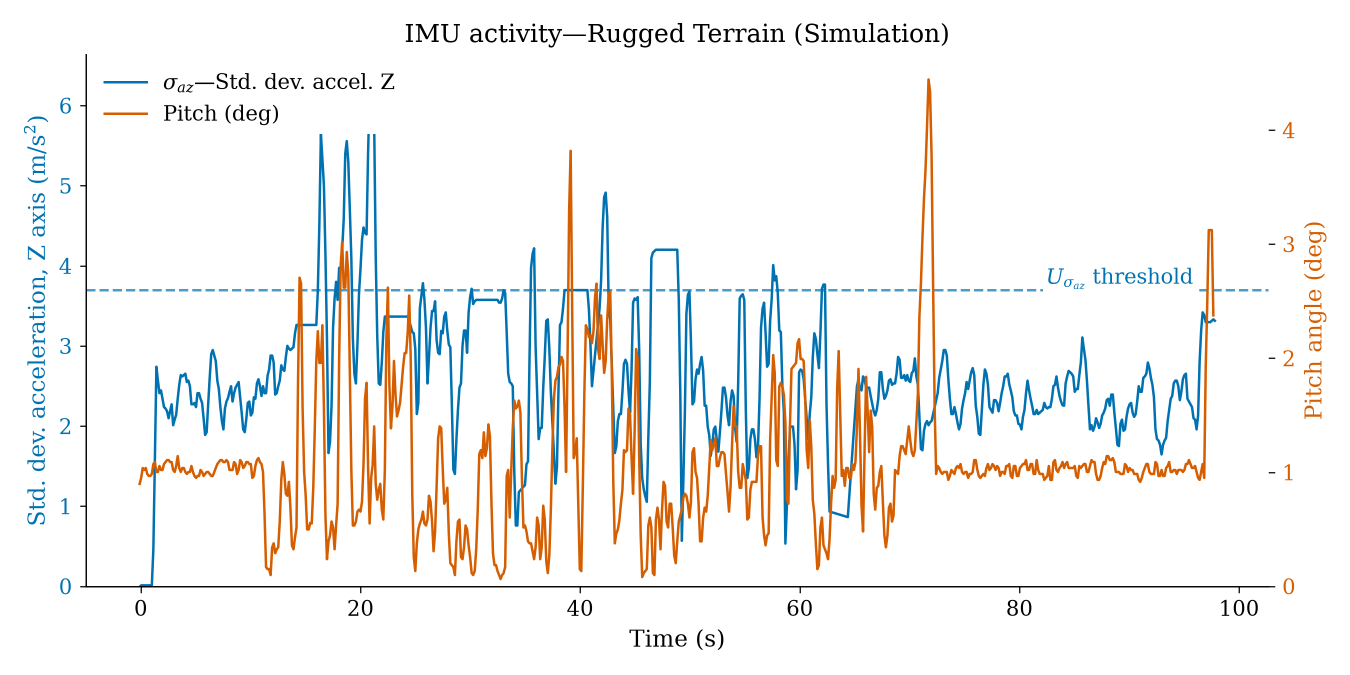
#> input picture assets/GRAPH_IMU.png, 2700 x 1350 px, found by its file name (shown at 1/2 size)
$ python extract_graph_imu_sim.py
#> lines starting #> are read from the running program, lines starting #| are printed output that depends on the picture; after the words box and inside, x2 and y2 are one past the last pixel; in counts of white or black regions, pixels touching at a corner belong together
"""Vectorizes assets/GRAPH_IMU.png / GRAPH_IMU2.png (simulation) -> experiments/_plotting/
vectorized/graph_imu.csv / graph_imu2.csv

R02-01-05 §2 (F-04): both figures are single-axis line plots (matplotlib defaults: tab:blue
(31,119,180) "Standar dev accel z", tab:orange (255,127,14) "Pitch angle"), NOT the categorical
heatmap the already-closed physical F-05 fix turned out to be -- confirmed by direct visual
inspection, do not confuse the two (see vectorized/README.md's Group C note). No raw per-timestep
acceleration/pitch CSV exists in familia_c1_terreno_rugoso/familia_c2_pendiente (confirmed by
Informe 2 F-Data-04/05), so both full curves are vectorized by pixel color, per D-1/D-8 (full
series, not just cited peak events).

Axis calibration: gridlines are solid light gray (176,176,176), NOT dashed -- a higher color-match
tolerance than the dashed-gridline scripts elsewhere in this project. x: 6 ticks (0,20,40,60,80,100
s). y: 8 ticks (0,2,4,...,14, shared unit axis in the original, mixed m/s^2 and degrees -- see
imu_dual_axis.py for the double-axis fix applied on re-plotting).

Per column, the line's data value = the vertical CENTROID of that column's color-matched pixels
(not the topmost pixel, unlike a step/ECDF extractor) -- appropriate for a moderately-thin
(~2px) continuous line trace, confirmed by checking centroid vs. raw pixel spread on a handful of
columns (spread stayed within +-1 row, i.e. sub-0.05-unit noise at this scale).
"""
from __future__ import annotations

import os
import sys

import numpy as np
import pandas as pd
from PIL import Image

sys.path.insert(0, os.path.dirname(os.path.abspath(__file__)))
from color_extract import color_mask  # noqa: E402

BLUE = (31, 119, 180)
ORANGE = (255, 127, 14)


def _gridlines(arr: np.ndarray, plot_y0: int, plot_y1: int, plot_x0: int, plot_x1: int):
    is_gray = ((np.abs(arr[:, :, 0].astype(int) - 176) < 6)
               & (np.abs(arr[:, :, 1].astype(int) - 176) < 6)
               & (np.abs(arr[:, :, 2].astype(int) - 176) < 6))
    colfrac = is_gray[plot_y0:plot_y1, :].mean(axis=0)
    cols = np.where(colfrac > 0.3)[0]
    xg = [int(np.mean(g)) for g in np.split(cols, np.where(np.diff(cols) > 3)[0] + 1)]
    rowfrac = is_gray[:, plot_x0:plot_x1].mean(axis=1)
    rows = np.where(rowfrac > 0.3)[0]
    yg = [int(np.mean(g)) for g in np.split(rows, np.where(np.diff(rows) > 3)[0] + 1)]
    return xg, yg


def _spine_x_range(arr: np.ndarray) -> tuple[int, int]:
    """Left/right axes-box spine columns -- the plot area extends a bit past the last labeled
    gridline (matplotlib's default margin), so the color-extraction scan must use these, not the
    gridline extent, or it silently truncates any data past the last tick (caught here: GRAPH_IMU2's
    late-run pitch peak sits at x=856, beyond its last gridline at x=821)."""
    black = arr.max(axis=2) < 60
    cols = np.where(black.sum(axis=0) > 0.5 * arr.shape[0])[0]
    return int(cols.min()), int(cols.max())


def extract(image_path: str, x_ticks_val: list[float], y_ticks_val: list[float],
            legend_box: tuple[int, int, int, int]) -> pd.DataFrame:
#> called with image_path = 'assets/GRAPH_IMU.png', legend_box = (705, 745, 85, 150)
    arr = np.array(Image.open(image_path).convert("RGB"))
    h, w, _ = arr.shape
#> h = 1350; w = 2700
    xg, yg = _gridlines(arr, plot_y0=int(h * 0.13), plot_y1=int(h * 0.9),
                        plot_x0=int(w * 0.13), plot_x1=int(w * 0.9))
#> in _gridlines, `is_gray = ((np.abs(arr[:, :, 0].astype(int) - 176) < 6) & (np.abs(arr[..`:
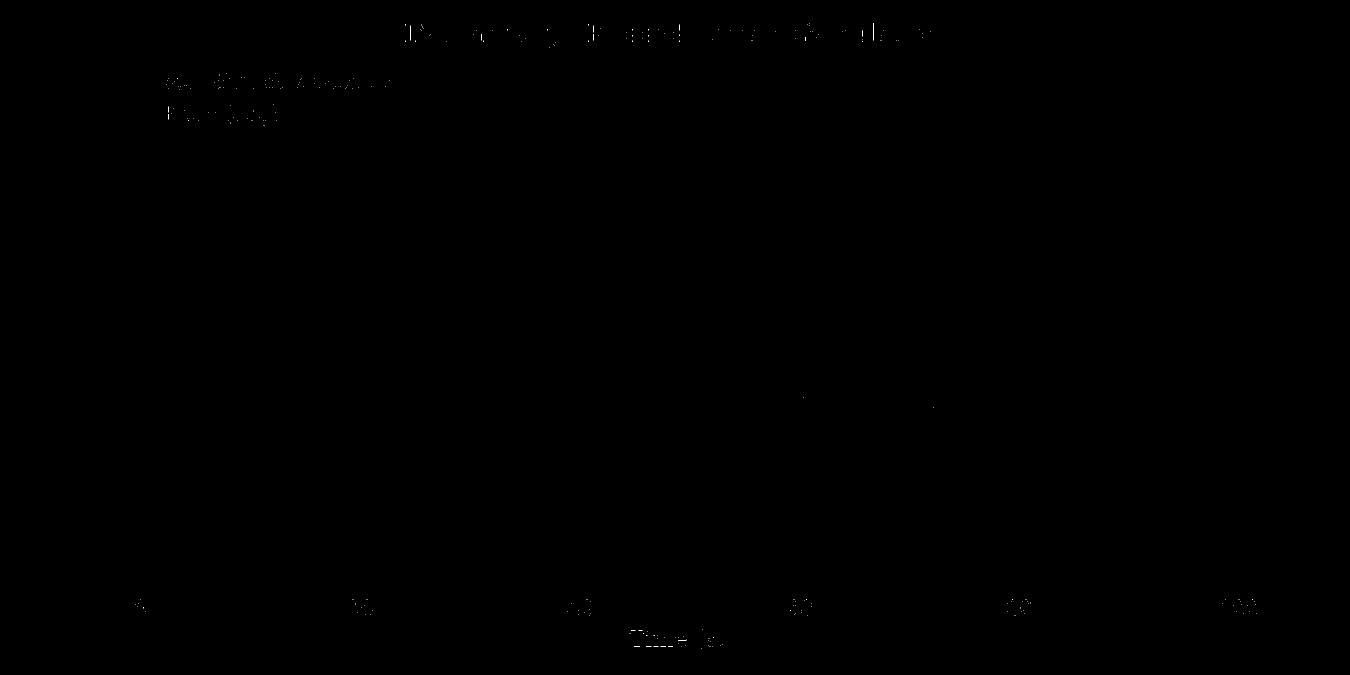
#> is_gray: shape (1350, 2700) bool (shown at 1/2 size); 0.02% white in thin lines or dots, all inside (x1, y1, x2, y2) = (271, 46, 2514, 1297)
#> in _gridlines, `colfrac = is_gray[plot_y0:plot_y1, :].mean(axis=0)`: colfrac = 2700 values, max 0.0231 at index 336, min 0 at index 0, mean 4.31e-05
#> in _gridlines, `cols = np.where(colfrac > 0.3)[0]`: cols = empty array
    assert len(xg) == len(x_ticks_val), f"expected {len(x_ticks_val)} x-ticks, found {xg}"
    assert len(yg) == len(y_ticks_val), f"expected {len(y_ticks_val)} y-ticks, found {yg}"
    xcoef = np.polyfit(xg, x_ticks_val, 1)
    ycoef = np.polyfit(yg, y_ticks_val, 1)

    # Exclude the legend swatch: a TIGHT box around just the two short sample-line segments
    # (confirmed by inspection: ~29px wide, one row each, e.g. GRAPH_IMU2.png has them at
    # x=[705,740], y=[85,150]) -- NOT a broad top-right quadrant. GRAPH_IMU2's real pitch-angle
    # curve legitimately peaks near the top-right corner late in the run (~t=53, value ~38), so a
    # loose quadrant exclusion silently clips real data there; a box scoped to the legend's own
    # narrow x-span leaves that peak untouched.
    lx0, lx1, ly0, ly1 = legend_box

    rows = []
    for color, name in [(BLUE, "std_accel_z"), (ORANGE, "pitch_angle")]:
        mask = color_mask(arr, color, tol=30)
        mask[ly0:ly1, lx0:lx1] = False
        x0, x1 = _spine_x_range(arr)
        for col in range(x0, x1 + 1):
            colmask = mask[:, col]
            ys = np.where(colmask)[0]
            if len(ys) == 0:
                continue
            row_centroid = ys.mean()
            t = float(np.polyval(xcoef, col))
            val = float(np.polyval(ycoef, row_centroid))
            rows.append({"series": name, "time_s": round(t, 3), "value": round(val, 4)})
    return pd.DataFrame(rows)


if __name__ == "__main__":
    # Per-image tick values -- read directly off each figure's own labeled axes, NOT shared:
    # GRAPH_IMU.png spans ~98s (x: 0,20,..100) / 0..14 (y, step 2); GRAPH_IMU2.png spans ~53s
    # (x: 0,10,..50) / 0..35 (y, step 5) -- confirmed by visual inspection, do not assume these
    # match GRAPH_IMU.png's or the _real versions' ranges.
    configs = [
        ("assets/GRAPH_IMU.png", "experiments/_plotting/vectorized/graph_imu.csv",
         [0, 20, 40, 60, 80, 100], [14, 12, 10, 8, 6, 4, 2, 0], (705, 745, 85, 150)),
        ("assets/GRAPH_IMU2.png", "experiments/_plotting/vectorized/graph_imu2.csv",
         [0, 10, 20, 30, 40, 50], [35, 30, 25, 20, 15, 10, 5, 0], (705, 745, 85, 150)),
    ]
    for src, out, x_ticks, y_ticks, legend_box in configs:
#> (the run stopped early here; a loop or call above may not have finished)
